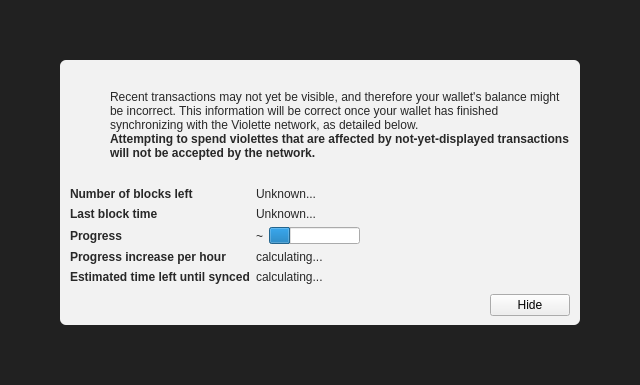
<?xml version="1.0" encoding="UTF-8"?>
<ui version="4.0">
 <class>ModalOverlay</class>
 <widget class="ModalOverlay" name="ModalOverlay">
  <property name="geometry">
   <rect>
    <x>0</x>
    <y>0</y>
    <width>640</width>
    <height>385</height>
   </rect>
  </property>
  <property name="windowTitle">
   <string>Form</string>
  </property>
  <layout class="QVBoxLayout" name="verticalLayout" stretch="0">
   <property name="sizeConstraint">
    <enum>QLayout::SetDefaultConstraint</enum>
   </property>
   <property name="leftMargin">
    <number>0</number>
   </property>
   <property name="topMargin">
    <number>0</number>
   </property>
   <property name="rightMargin">
    <number>0</number>
   </property>
   <property name="bottomMargin">
    <number>0</number>
   </property>
   <item>
    <widget class="QWidget" name="bgWidget" native="true">
     <property name="styleSheet">
      <string notr="true">#bgWidget { background: rgba(0,0,0,220); }</string>
     </property>
     <layout class="QVBoxLayout" name="verticalLayoutMain" stretch="1">
      <property name="leftMargin">
       <number>60</number>
      </property>
      <property name="topMargin">
       <number>60</number>
      </property>
      <property name="rightMargin">
       <number>60</number>
      </property>
      <property name="bottomMargin">
       <number>60</number>
      </property>
      <item>
       <widget class="QWidget" name="contentWidget" native="true">
        <property name="styleSheet">
         <string notr="true">#contentWidget { background: rgba(255,255,255,240); border-radius: 6px; }

QLabel { color: rgb(40,40,40);  }</string>
        </property>
        <layout class="QVBoxLayout" name="verticalLayoutSub" stretch="1,0,0,0">
         <property name="spacing">
          <number>0</number>
         </property>
         <property name="leftMargin">
          <number>10</number>
         </property>
         <property name="topMargin">
          <number>10</number>
         </property>
         <property name="rightMargin">
          <number>10</number>
         </property>
         <property name="bottomMargin">
          <number>10</number>
         </property>
         <item>
          <layout class="QHBoxLayout" name="horizontalLayoutIconText" stretch="0,1">
           <property name="topMargin">
            <number>20</number>
           </property>
           <item>
            <layout class="QVBoxLayout" name="verticalLayoutIcon">
             <property name="leftMargin">
              <number>0</number>
             </property>
             <item>
              <widget class="QPushButton" name="warningIcon">
               <property name="enabled">
                <bool>false</bool>
               </property>
               <property name="text">
                <string/>
               </property>
               <property name="icon">
                <iconset>
                 <normaloff>:/icons/warning</normaloff>
                 <disabledoff>:/icons/warning</disabledoff>:/icons/warning</iconset>
               </property>
               <property name="iconSize">
                <size>
                 <width>48</width>
                 <height>48</height>
                </size>
               </property>
               <property name="flat">
                <bool>true</bool>
               </property>
              </widget>
             </item>
             <item>
              <spacer name="verticalSpacerWarningIcon">
               <property name="orientation">
                <enum>Qt::Vertical</enum>
               </property>
               <property name="sizeHint" stdset="0">
                <size>
                 <width>20</width>
                 <height>40</height>
                </size>
               </property>
              </spacer>
             </item>
            </layout>
           </item>
           <item>
            <layout class="QVBoxLayout" name="verticalLayoutInfoText">
             <property name="leftMargin">
              <number>0</number>
             </property>
             <property name="topMargin">
              <number>0</number>
             </property>
             <item>
              <widget class="QLabel" name="infoText">
               <property name="text">
                <string>Recent transactions may not yet be visible, and therefore your wallet's balance might be incorrect. This information will be correct once your wallet has finished synchronizing with the Violette network, as detailed below.</string>
               </property>
               <property name="textFormat">
                <enum>Qt::RichText</enum>
               </property>
               <property name="wordWrap">
                <bool>true</bool>
               </property>
              </widget>
             </item>
             <item>
              <widget class="QLabel" name="infoTextStrong">
               <property name="font">
                <font>
                 <weight>75</weight>
                 <bold>true</bold>
                </font>
               </property>
               <property name="text">
                <string>Attempting to spend violettes that are affected by not-yet-displayed transactions will not be accepted by the network.</string>
               </property>
               <property name="textFormat">
                <enum>Qt::RichText</enum>
               </property>
               <property name="wordWrap">
                <bool>true</bool>
               </property>
              </widget>
             </item>
             <item>
              <spacer name="verticalSpacerInTextSpace">
               <property name="orientation">
                <enum>Qt::Vertical</enum>
               </property>
               <property name="sizeHint" stdset="0">
                <size>
                 <width>20</width>
                 <height>40</height>
                </size>
               </property>
              </spacer>
             </item>
            </layout>
           </item>
          </layout>
         </item>
         <item>
          <spacer name="verticalSpacerAfterText">
           <property name="orientation">
            <enum>Qt::Vertical</enum>
           </property>
           <property name="sizeHint" stdset="0">
            <size>
             <width>20</width>
             <height>40</height>
            </size>
           </property>
          </spacer>
         </item>
         <item>
          <layout class="QFormLayout" name="formLayout">
           <property name="fieldGrowthPolicy">
            <enum>QFormLayout::FieldsStayAtSizeHint</enum>
           </property>
           <property name="horizontalSpacing">
            <number>6</number>
           </property>
           <property name="verticalSpacing">
            <number>6</number>
           </property>
           <property name="topMargin">
            <number>10</number>
           </property>
           <item row="0" column="0">
            <widget class="QLabel" name="labelNumberOfBlocksLeft">
             <property name="font">
              <font>
               <weight>75</weight>
               <bold>true</bold>
              </font>
             </property>
             <property name="text">
              <string>Number of blocks left</string>
             </property>
            </widget>
           </item>
           <item row="0" column="1">
            <widget class="QLabel" name="numberOfBlocksLeft">
             <property name="text">
              <string>Unknown...</string>
             </property>
            </widget>
           </item>
           <item row="1" column="0">
            <widget class="QLabel" name="labelLastBlockTime">
             <property name="font">
              <font>
               <weight>75</weight>
               <bold>true</bold>
              </font>
             </property>
             <property name="text">
              <string>Last block time</string>
             </property>
            </widget>
           </item>
           <item row="1" column="1">
            <widget class="QLabel" name="newestBlockDate">
             <property name="sizePolicy">
              <sizepolicy hsizetype="Maximum" vsizetype="Preferred">
               <horstretch>0</horstretch>
               <verstretch>0</verstretch>
              </sizepolicy>
             </property>
             <property name="text">
              <string>Unknown...</string>
             </property>
            </widget>
           </item>
           <item row="2" column="0">
            <widget class="QLabel" name="labelSyncDone">
             <property name="font">
              <font>
               <weight>75</weight>
               <bold>true</bold>
              </font>
             </property>
             <property name="text">
              <string>Progress</string>
             </property>
            </widget>
           </item>
           <item row="2" column="1">
            <layout class="QHBoxLayout" name="horizontalLayoutSync" stretch="0,1">
             <item>
              <widget class="QLabel" name="percentageProgress">
               <property name="text">
                <string notr="true">~</string>
               </property>
              </widget>
             </item>
             <item>
              <widget class="QProgressBar" name="progressBar">
               <property name="value">
                <number>24</number>
               </property>
               <property name="format">
                <string/>
               </property>
              </widget>
             </item>
            </layout>
           </item>
           <item row="4" column="0">
            <widget class="QLabel" name="labelProgressIncrease">
             <property name="font">
              <font>
               <weight>75</weight>
               <bold>true</bold>
              </font>
             </property>
             <property name="text">
              <string>Progress increase per hour</string>
             </property>
            </widget>
           </item>
           <item row="4" column="1">
            <widget class="QLabel" name="progressIncreasePerH">
             <property name="text">
              <string>calculating...</string>
             </property>
            </widget>
           </item>
           <item row="5" column="0">
            <widget class="QLabel" name="labelEstimatedTimeLeft">
             <property name="font">
              <font>
               <weight>75</weight>
               <bold>true</bold>
              </font>
             </property>
             <property name="text">
              <string>Estimated time left until synced</string>
             </property>
            </widget>
           </item>
           <item row="5" column="1">
            <widget class="QLabel" name="expectedTimeLeft">
             <property name="text">
              <string>calculating...</string>
             </property>
            </widget>
           </item>
          </layout>
         </item>
         <item>
          <layout class="QHBoxLayout" name="horizontalLayoutButtons">
           <property name="leftMargin">
            <number>10</number>
           </property>
           <property name="topMargin">
            <number>10</number>
           </property>
           <item>
            <spacer name="horizontalSpacer">
             <property name="orientation">
              <enum>Qt::Horizontal</enum>
             </property>
             <property name="sizeHint" stdset="0">
              <size>
               <width>40</width>
               <height>20</height>
              </size>
             </property>
            </spacer>
           </item>
           <item>
            <widget class="QPushButton" name="closeButton">
             <property name="text">
              <string>Hide</string>
             </property>
            </widget>
           </item>
          </layout>
         </item>
        </layout>
       </widget>
      </item>
     </layout>
    </widget>
   </item>
  </layout>
 </widget>
 <customwidgets>
  <customwidget>
   <class>ModalOverlay</class>
   <extends>QWidget</extends>
   <header>qt/modaloverlay.h</header>
   <container>1</container>
  </customwidget>
 </customwidgets>
 <resources/>
 <connections/>
</ui>
